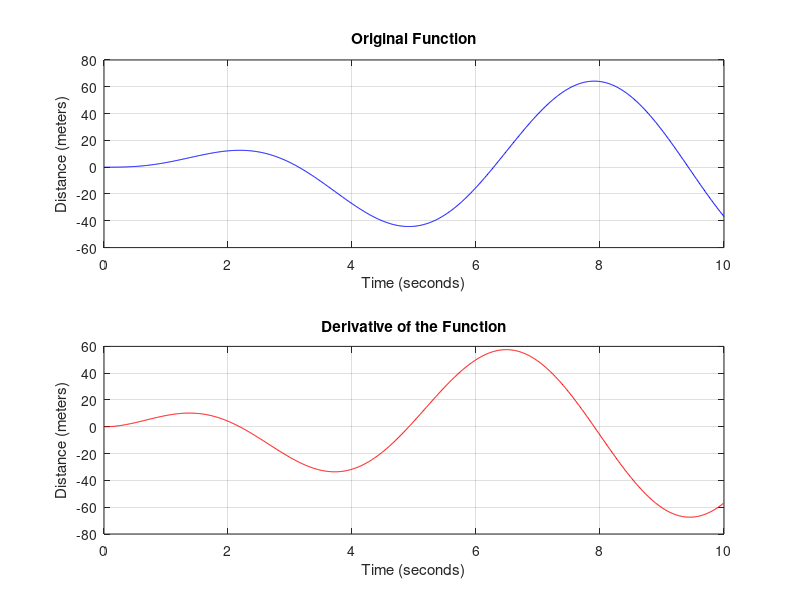

This chart was generated by the following MATLAB code:
%using MATLAB to find the graph of the derivative of the function given

%set up x array from 0 to 10 with step size 0.01
x = 0:.01:10;
%IM CONFUSED ON WHY WE PUT X.^2 I THOUGHT IT WOULD ONLY BE X^2. MAYBE WE'RE
%SQUARING AN ARRAY ELEMENT??
y = 5*(x.^2).*exp(-.2*x).*sin(x);

%Find the central difference estimate 
n = length(x);
der = ((y(3:n) - y(1:n-2))./(x(3:n) - x(1:n-2)));
%plotting original function first
subplot(2,1,1)
plot(x,y,Color = 'b')
xlim([0 10])
grid on
title("Original Function")
xlabel("Time (seconds)")
ylabel("Distance (meters)")

%plotting derivative function
subplot(2,1,2)
plot(x(2:n-1),der,Color = 'r')
xlim([0 10])
grid on
title("Derivative of the Function")
xlabel("Time (seconds)")
ylabel("Distance (meters)")
